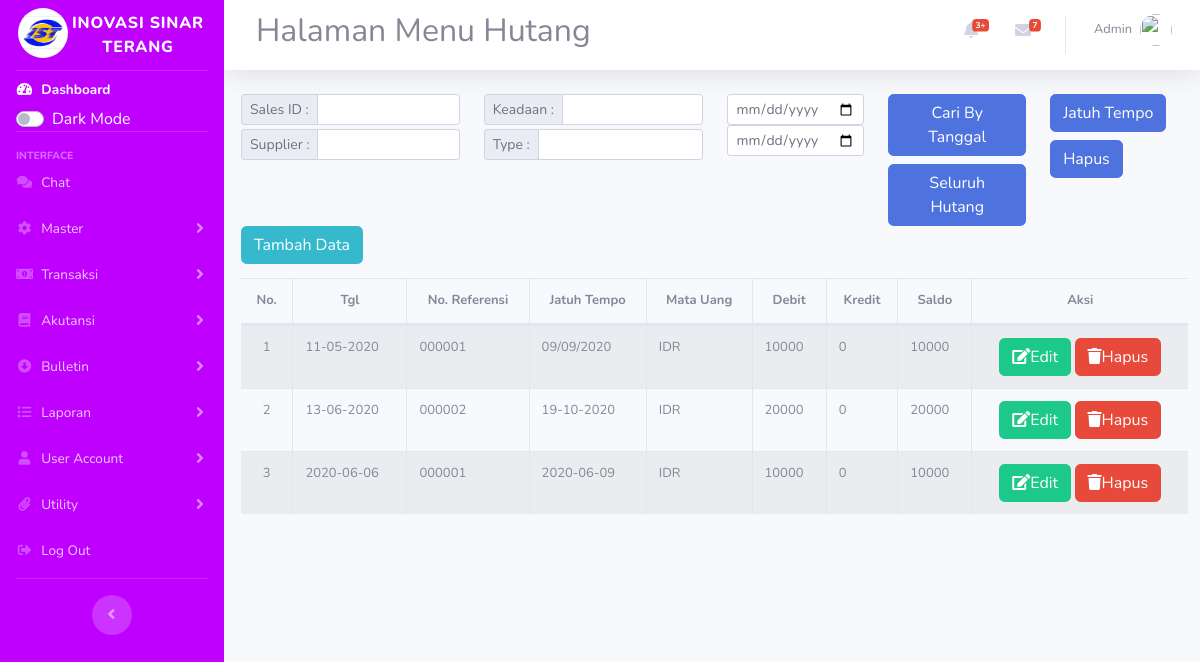
Page /index.php/hutang on the committed database.
### tables this page shows
CREATE TABLE `hutang` (
  `id` int(11) NOT NULL,
  `tgl` varchar(50) NOT NULL,
  `no_referensi` varchar(50) NOT NULL,
  `jatuh_tempo` varchar(50) NOT NULL,
  `mata_uang` varchar(50) NOT NULL,
  `debit` varchar(50) NOT NULL,
  `kredit` varchar(50) NOT NULL,
  `saldo` varchar(50) NOT NULL
);

### application/controllers/Hutang.php (called while the page is built, shortened)
<?php
class Hutang extends CI_Controller {
    public function __construct(){
        $this->load->model('m_hutang');
        $this->load->library('form_validation');
    }
    public function index(){
        $topik['judul'] = 'Halaman Menu Hutang';
        $data['hutang'] = $this->m_hutang->tampil_data();
        $this->load->view('templates/header',$topik);
        $this->load->view('hutang/index',$data);
        $this->load->view('templates/footer');
    }
}

### index.php (called while the page is built, shortened)
<?php
require_once BASEPATH.'core/CodeIgniter.php';

### application/models/M_hutang.php (called while the page is built, shortened)
<?php
class M_hutang extends CI_Model{
    public function tampil_data(){
        return $this->db->get('hutang')->result_array();
    }
}

### application/views/hutang/index.php (the view, shortened to what this page needs)
<div class="content-wrapper col-12">
<section class="content-header ml mt-2 auto">
<div style="margin-left:5px">
<div class="">
<div class="row mt-3">
        <div class="col-lg-3">
            <form action="" method="post">
                <div class="input-group input-group-sm">
                    <div class="input-group-prepend">
                        <label for="weekending" class="input-group-text">Sales ID :</label>
                    </div>
                    <input type="text" name="kode" id="kode" class="form-control form-control-sm">
                </div>
                <div class="input-group input-group-sm mt-1">
                    <div class="input-group-prepend">
                        <label for="noinv" class="input-group-text">Supplier :</label>
                    </div>
                    <input type="text" name="barang" id="barang" class="form-control form-control-sm">
                </div>
            </form>
        </div>
        <div class="col-lg-3">
            <form action="" method="post">
                <div class="input-group input-group-sm">
                    <div class="input-group-prepend">
                        <label for="weekending" class="input-group-text">Keadaan :</label>
                    </div>
                    <input type="text" name="kode" id="kode" class="form-control form-control-sm">
                </div>
                <div class="input-group input-group-sm mt-1">
                    <div class="input-group-prepend">
                        <label for="noinv" class="input-group-text">Type :</label>
                    </div>
                    <input type="text" name="barang" id="barang" class="form-control form-control-sm">
                </div>
            </form>
        </div>
        <div class="col-lg-2">
            <form action="" method="post">
                <div class="d-flex">
                <div class="input-group input-group-sm">
                    <input type="date" name="manager" id="manager" class="form-control form-control-sm">
                </div>
                </div>
                <div class="input-group input-group-sm">
                    <input type="date" name="manager" id="manager" class="form-control form-control-sm">
                </div>
            </form>
        </div>
        <div class="col-lg-2">
            <form action="" method="post">
                <div class="d-flex">
                <div class="input-group input-group-sm">
                    <a href="" class="btn btn-primary mb-2">Cari By Tanggal</a>
                </div>
                </div>
                <div class="input-group input-group-sm">
                    <a href="" class="btn btn-primary">Seluruh Hutang</a>
                </div>
            </form>
        </div>
        <div class="col-lg-2">
            <form action="" method="post">
                <div class="d-flex">
                <div class="input-group input-group-sm">
                    <a href="" class="btn btn-primary mb-2">Jatuh Tempo</a>
                </div>
                </div>
                <div class="input-group input-group-sm">
                    <a href="" class="btn btn-primary">Hapus</a>
                </div>
            </form>
        </div>
    </div>
<a href="<?= base_url('hutang/tambah');?>" class="btn btn-info mb-2">Tambah Data</a>
<div class="table-responsive">
<table id="mytable" class="table table-striped table-bordered table-hover table-full-width dataTable" cellspacing="0" width="" style="font-size: small;">
        <thead>
            <tr style="text-align:center">
                <th>No.</th>
                <th>Tgl</th>
                <th>No. Referensi</th>
                <th>Jatuh Tempo</th>
                <th>Mata Uang</th>
                <th>Debit</th>
                <th>Kredit</th>
                <th>Saldo</th>
                <th>Aksi</th>
            </tr>
        </thead>
        <tbody>
            <?php $i=1;?>
            <?php foreach ($hutang as $hut): ?>
            <tr>
                <td style="text-align:center">
                    <?php echo $i;?>
                </td>
                <td>
                    <?php echo $hut['tgl'] ?>
                </td>
                <td width="">
                    <?php echo $hut['no_referensi'] ?>
                </td>
                <td width="">
                    <?php echo $hut['jatuh_tempo'] ?>
                </td>
                <td width="">
                    <?php echo $hut['mata_uang'] ?>
                </td>
                <td width="">
                    <?php echo $hut['debit'] ?>
                </td>
                <td width="">
                    <?php echo $hut['kredit'] ?>
                </td>
                <td width="">
                    <?php echo $hut['saldo'] ?>
                </td>
                <td style="text-align:center">
                    <a href="<?php echo base_url();?>hutang/edit/<?= $hut['id'];?>" class="btn btn-success" style=""><i class="fa fa-edit"></i>Edit</i></a>
                    <a href="<?= base_url();?>hutang/hapus/<?= $hut['id'];?>" class="btn btn-danger " style="" onclick="return confirm('Yakin ingin dihapus?');"><i class="fa fa-trash"></i>Hapus</a>
                </td>
            </tr>
            <?php $i++;?>
            <?php endforeach; ?>
        </tbody>
    </table>
    </div>
</div>

### rows in the picture
hutang: tgl "11-05-2020", no_referensi "000001", jatuh_tempo "09/09/2020", mata_uang "IDR", debit "10000", kredit "0", saldo "10000"
hutang: tgl "13-06-2020", no_referensi "000002", jatuh_tempo "19-10-2020", mata_uang "IDR", debit "20000", kredit "0", saldo "20000"
hutang: tgl "2020-06-06", no_referensi "000001", jatuh_tempo "2020-06-09", mata_uang "IDR", debit "10000", kredit "0", saldo "10000"

### other values in the picture
$judul "Halaman Menu Hutang"
